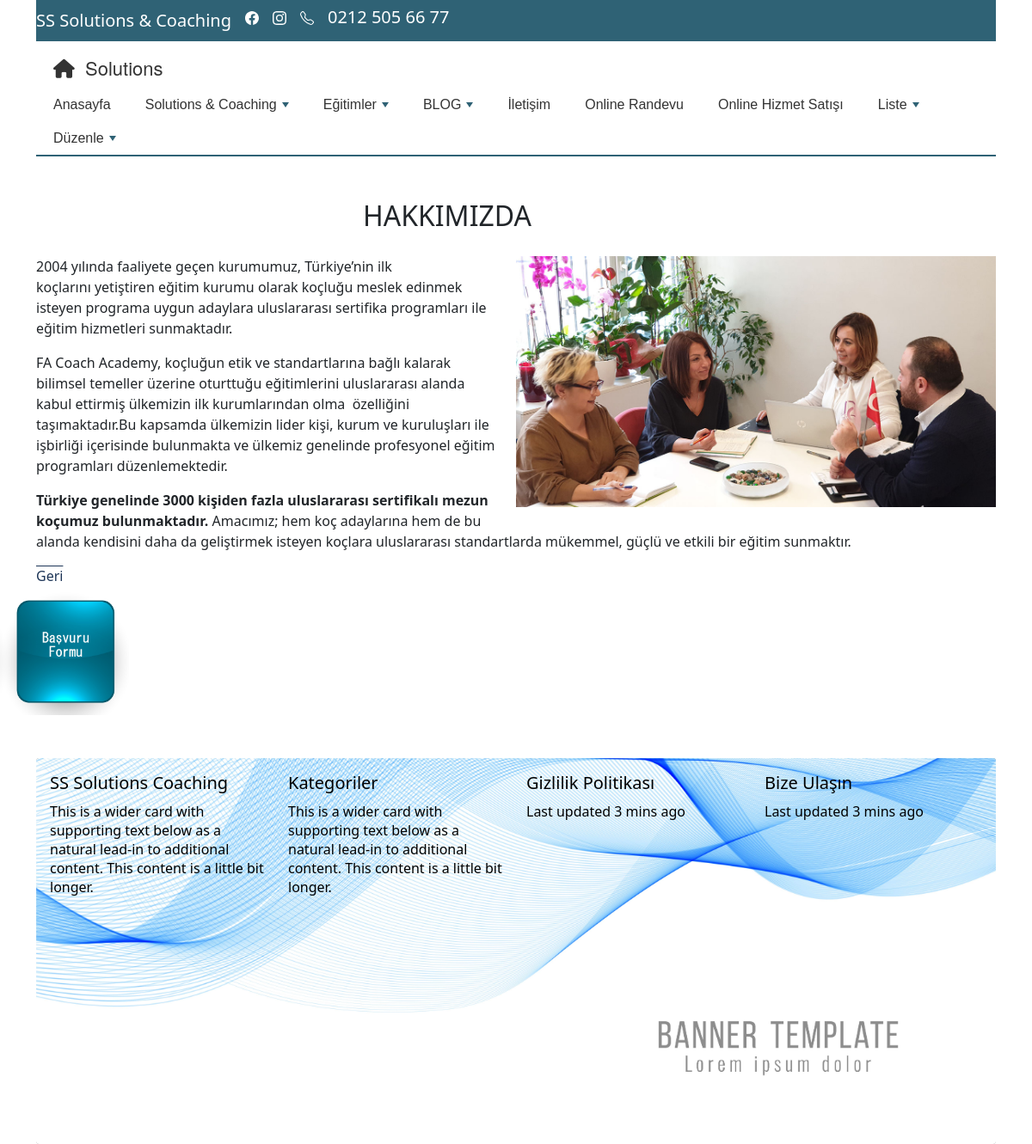
Screenshot of /hakkimizda/ with the database file from the repository.
### mysite/models.py (models this page shows)
class Menu(models.Model):
    menuadi = models.CharField(max_length=100, verbose_name='Menu Adi')
    ustmenuadi = models.CharField(max_length=100, verbose_name='Bağlantı Yapılacak Menü Adı', blank=True, null=True)
    editor = RichTextField(verbose_name="Sayfa İçeriği", null=True, blank=True)
    sira = models.IntegerField(verbose_name="Alt Menu Sırası", null=True, blank=True)
    durum = models.BooleanField(blank=True, null=True, verbose_name='Aktif')
    dosya = models.FileField(blank=True, null=True, )

class Solutions(models.Model):
    id = models.IntegerField(primary_key=True)
    altmenuadi = models.CharField(max_length=100, verbose_name='Menü Adi')
    baslik = models.CharField(max_length=100, verbose_name='Başlık')
    icerik = RichTextField(verbose_name="içerik", null=True, blank=True)
    img = models.ImageField(blank=True, null=True, )
    durum = models.BooleanField(blank=True, null=True, verbose_name='Aktif')
    dosya = models.FileField(blank=True, null=True, )
    sira = models.PositiveSmallIntegerField(blank=True)
    aciklama=models.CharField(max_length=500, verbose_name='Açıklama', blank=True)

### mysite/views.py (the view)
# urls.py: path('hakkimizda/', views.hakkimizda),
def hakkimizda(request):
    bilgi = Solutions.objects.filter(altmenuadi="hakkimizda").first()
    return solutions_goster(request, "HAKKIMIZDA", bilgi.id)

### mysite/views.py (called while the page is built)
def solutions_goster(request, baslik, pk: int):
    bilgi = Solutions.objects.filter(id=pk, durum=True).first()
    menuler = Menu.objects.filter(durum=True).exclude(ustmenuadi="Anasayfa").order_by('sira')
    menuanasayfa = Menu.objects.filter(ustmenuadi="Anasayfa", durum=True)
    if bilgi is None:
        context = {'baslik': "Güncelleniyor",
                   'bilgi': bilgi,
                   'menuler': menuler,
                   'menuanasayfa': menuanasayfa,
                   }
        return render(request, 'anasayfa/solutions_detay.html', context)
    else:
        context = {
            'bilgi': bilgi,
            'baslik': baslik,
            'menuler': menuler,
            'menuanasayfa': menuanasayfa,
        }
        return render(request, 'anasayfa/solutions_detay.html', context)

### mysite/templates/anasayfa/solutions_detay.html (shortened to what this page needs)
{% extends "anasayfa/base.html" %}
{% block content %}
<div class="container">
    <div class="row justify-content-center">
        <div class="col-4" style="margin-top:20px;">
             <h2>{{bilgi.baslik}}</h2>
        </div>
    </div>
	<div class="clearfix" style="margin-top:20px;">
        {% if bilgi.img %}
            <img src="{{bilgi.img.url}}" class="col-md-6 float-md-end mb-3 ms-md-3">
        {% endif %}
        <p>{{bilgi.icerik|safe}}</p>
    </div>
        <label class="sag" style="color:#1D3557">
            <a href = "#" style="text-decoration:overline; color: #1D3557" onclick="btn_ileri_geri()"> Geri </a>
        </label>
</div>
{% endblock %}

### mysite/templates/anasayfa/menu.html (shortened to what this page needs)
<nav class="main-nav" role="navigation">
   <h2 class="nav-brand"><a href="/"><i class="fas fa-home"></i> &nbsp;Solutions</a></h2>
    <ul id="main-menu" class="sm sm-mint">
        <li><a href="/">Anasayfa</a></li>
        <li><a href="#">Solutions & Coaching</a>
        </li>
        <li><a href="#">Eğitimler</a>
        </li>
        <li><a href="#">BLOG</a>
        </li>
        <li><a href="/iletisim/">İletişim</a></li>
        <li><a href="/onlinerandevu/">Online Randevu</a></li>
        <li><a href="/onlinesatis/">Online Hizmet Satışı</a></li>
        {% for a_menuanasayfa in menuanasayfa %}
        <li><a href="/menuicerik/{{a_menuanasayfa.id}}" >{{a_menuanasayfa.menuadi}}</a>
            </li>
        {% endfor %}
    </ul>
</nav>

### mysite/static/style_anasayfa.css (style rules this page uses)
.main-nav { border-bottom: 2px solid #2F6275; background: #fff; }
.main-nav:after { clear: both; content: "\00a0"; display: block; height: 0; font: 0px/0 serif; overflow: hidden; }
.nav-brand { float: left; margin: 0; }
.nav-brand a { display: block; padding: 11px 11px 11px 20px; color: #333; font-family: 'Helvetica Neue', Helvetica, Arial, sans-serif; font-size: 22px; font-weight: normal; line-height: 17px; text-decoration: none; }
#main-menu { clear: both; border-bottom: 0; }
@media (min-width: 768px) { #main-menu { float: right; clear: none; } }
#main-menu-state:not(:checked) ~ #main-menu { display: none; }
@media (min-width: 768px) { #main-menu-state:not(:checked) ~ #main-menu { display: block; } }
body { margin: 8px; background: #fff; color: #aaa; font: 16px/1.5em 'Helvetica Neue', Helvetica, Arial, sans-serif; }

### mysite/static/smartmenus/css/sm-core-css.css (style rules this page uses)
.sm { box-sizing:border-box;position:relative;z-index:1000;-webkit-tap-highlight-color:rgba(0,0,0,0); }
.sm,.sm ul,.sm li { display:block;list-style:none;margin:0;padding:0;line-height:normal;direction:ltr;text-align:left; }
.sm li,.sm a { position:relative; }
.sm a { display:block; }
.sm::after { content:"";display:block;height:0;font:0px/0 serif;clear:both;overflow:hidden; }
.sm *,.sm *::before,.sm *::after { box-sizing:inherit; }

### mysite/static/smartmenus/css/sm-mint.css (style rules this page uses)
.sm-mint { border-top: 2px solid #2F6275; border-bottom: 2px solid #2F6275; background: #fff; }
.sm-mint a, .sm-mint a:hover, .sm-mint a:focus, .sm-mint a:active { padding: 13px 20px; padding-right: 58px; color: #333; font-family: Arial, sans-serif; font-size: 16px; font-weight: normal; line-height: 17px; text-decoration: none; }
.sm-mint li { border-top: 1px solid rgba(141, 184, 99, 0.2); }
.sm-mint > li:first-child { border-top: 0; }
@media (min-width: 768px) { .sm-mint li { float: left; } }
@media (min-width: 768px) { .sm-mint a { white-space: nowrap; } }
@media (min-width: 768px) { .sm-mint { border-top: 0; background: transparent; } }
@media (min-width: 768px) { .sm-mint a, .sm-mint a:hover, .sm-mint a:focus, .sm-mint a:active, .sm-mint a.highlighted { padding: 11px 20px; color: #333; border-radius: 4px 4px 0 0; } }
@media (min-width: 768px) { .sm-mint a.has-submenu { padding-right: 34px; } }
@media (min-width: 768px) { .sm-mint li { border-top: 0; } }

### rows the page displays
Menu: menuadi "Liste"
Menu: menuadi "Düzenle"
Solutions: baslik "HAKKIMIZDA", img (picture), icerik "2004 yılında faaliyete geçen kurumumuz, Türkiye’nin ilk koçlarını yetiştiren eğitim kurumu olarak koçluğu meslek edinmek isteyen programa uygun adaylara uluslararası sertifika programları ile eğitim hizmetleri sunmaktadır. FA Coach Academy, koçluğun etik ve standartlarına bağlı kalarak bilimsel temeller üzerine oturttuğu eğitimlerini uluslararası alanda kabul ettirmiş ülkemizin ilk kurumlarından olma özelliğini taşımaktadır.Bu kapsamda ülkemizin lider kişi, kurum ve kuruluşları ile işbirliği içerisinde bulunmakta ve ülkemiz genelinde profesyonel eğitim programları düzenlemektedir. Türkiye genelinde 3000 kişiden fazla uluslararası sertifikalı mezun koçumuz bulunmaktadır. Amacımız; hem koç…"
